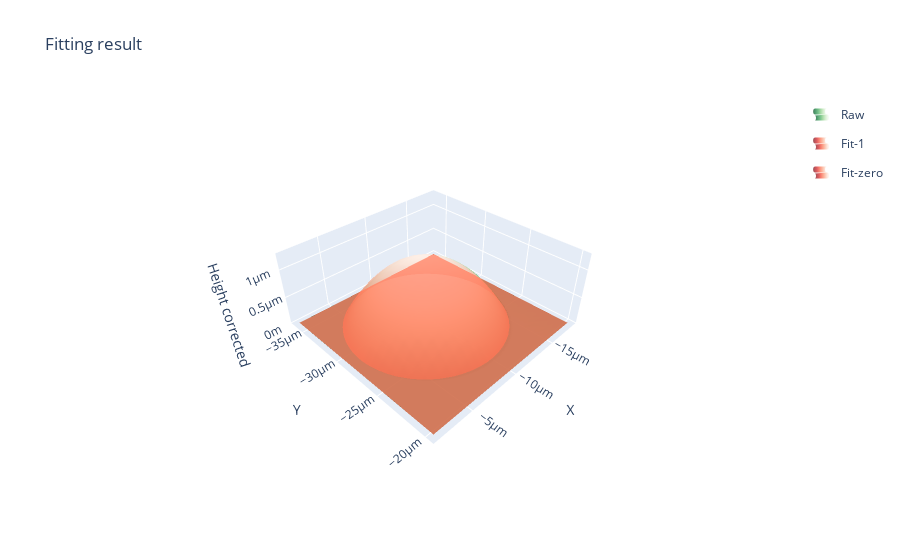

The cell this chart's notebook holds for it:
### Markdown cell above
## Get liquid drop properties

### Code cell
plt.close('all')
#drop analysis of AFM data
drop_df, img_anal, fig_list = wetting.get_drop_prop(afm_data, anal_data_h, output_paths[0])
drop_df['AFM file'] = img_file_paths[0]
for fig in fig_list:
    display(fig)
display(drop_df)
plt.close('all')

### Figure 1 — Plotly figure (JSON) as saved in the notebook; plotly's stock layout.template omitted (floating-point values rounded to 4 significant figures; data arrays with more than 128 entries replaced by an {"elided": "..."} marker saying what was removed)
{"data": [{"colorscale": [[0, "rgb(247,252,245)"], [0.125, "rgb(229,245,224)"], [0.25, "rgb(199,233,192)"], [0.375, "rgb(161,217,155)"], [0.5, "rgb(116,196,118)"], [0.625, "rgb(65,171,93)"], [0.75, "rgb(35,139,69)"], [0.875, "rgb(0,109,44)"], [1, "rgb(0,68,27)"]], "legendgroup": "Raw", "name": "Raw", "opacity": 0.7, "reversescale": true, "showlegend": true, "showscale": false, "type": "surface", "x": [-1.819e-05, -1.805e-05, -1.792e-05, -1.779e-05, -1.766e-05, -1.753e-05, -1.74e-05, -1.727e-05, -1.714e-05, -1.701e-05, -1.688e-05, -1.675e-05, -1.662e-05, -1.649e-05, -1.636e-05, -1.623e-05, -1.61e-05, -1.597e-05, -1.584e-05, -1.571e-05, -1.558e-05, -1.545e-05, -1.532e-05, -1.519e-05, -1.506e-05, -1.493e-05, -1.48e-05, -1.467e-05, -1.454e-05, -1.441e-05, -1.428e-05, -1.415e-05, -1.402e-05, -1.389e-05, -1.376e-05, -1.363e-05, -1.35e-05, -1.337e-05, -1.324e-05, -1.311e-05, -1.298e-05, -1.285e-05, -1.271e-05, -1.258e-05, -1.245e-05, -1.232e-05, -1.219e-05, -1.206e-05, -1.193e-05, -1.18e-05, -1.167e-05, -1.154e-05, -1.141e-05, -1.128e-05, -1.115e-05, -1.102e-05, -1.089e-05, -1.076e-05, -1.063e-05, -1.05e-05, -1.037e-05, -1.024e-05, -1.011e-05, -9.98e-06, -9.85e-06, -9.719e-06, -9.589e-06, -9.459e-06, -9.329e-06, -9.198e-06, -9.068e-06, -8.938e-06, -8.808e-06, -8.677e-06, -8.547e-06, -8.417e-06, -8.287e-06, -8.156e-06, -8.026e-06, -7.896e-06, -7.766e-06, -7.635e-06, -7.505e-06, -7.375e-06, -7.245e-06, -7.114e-06, -6.984e-06, -6.854e-06, -6.724e-06, -6.594e-06, -6.463e-06, -6.333e-06, -6.203e-06, -6.073e-06, -5.942e-06, -5.812e-06, -5.682e-06, -5.552e-06, -5.421e-06, -5.291e-06, -5.161e-06, -5.031e-06, -4.9e-06, -4.77e-06, -4.64e-06, -4.51e-06, -4.379e-06, -4.249e-06, -4.119e-06, -3.989e-06, -3.858e-06, -3.728e-06, -3.598e-06, -3.468e-06, -3.337e-06, -3.207e-06, -3.077e-06, -2.947e-06, -2.816e-06, -2.686e-06, -2.556e-06, -2.426e-06, -2.295e-06, -2.165e-06, -2.035e-06, -1.905e-06, -1.774e-06, -1.644e-06], "y": [-3.63e-05, -3.617e-05, -3.604e-05, -3.591e-05, -3.578e-05, -3.565e-05, -3.552e-05, -3.539e-05, -3.526e-05, -3.513e-05, -3.5e-05, -3.487e-05, -3.474e-05, -3.461e-05, -3.448e-05, -3.435e-05, -3.422e-05, -3.408e-05, -3.395e-05, -3.382e-05, -3.369e-05, -3.356e-05, -3.343e-05, -3.33e-05, -3.317e-05, -3.304e-05, -3.291e-05, -3.278e-05, -3.265e-05, -3.252e-05, -3.239e-05, -3.226e-05, -3.213e-05, -3.2e-05, -3.187e-05, -3.174e-05, -3.161e-05, -3.148e-05, -3.135e-05, -3.122e-05, -3.109e-05, -3.096e-05, -3.083e-05, -3.07e-05, -3.057e-05, -3.044e-05, -3.031e-05, -3.018e-05, -3.005e-05, -2.992e-05, -2.979e-05, -2.966e-05, -2.953e-05, -2.94e-05, -2.927e-05, -2.914e-05, -2.901e-05, -2.888e-05, -2.874e-05, -2.861e-05, -2.848e-05, -2.835e-05, -2.822e-05, -2.809e-05, -2.796e-05, -2.783e-05, -2.77e-05, -2.757e-05, -2.744e-05, -2.731e-05, -2.718e-05, -2.705e-05, -2.692e-05, -2.679e-05, -2.666e-05, -2.653e-05, -2.64e-05, -2.627e-05, -2.614e-05, -2.601e-05, -2.588e-05, -2.575e-05, -2.562e-05, -2.549e-05, -2.536e-05, -2.523e-05, -2.51e-05, -2.497e-05, -2.484e-05, -2.471e-05, -2.458e-05, -2.445e-05, -2.432e-05, -2.419e-05, -2.406e-05, -2.393e-05, -2.38e-05, -2.367e-05, -2.354e-05, -2.34e-05, -2.327e-05, -2.314e-05, -2.301e-05, -2.288e-05, -2.275e-05, -2.262e-05, -2.249e-05, -2.236e-05, -2.223e-05, -2.21e-05, -2.197e-05, -2.184e-05, -2.171e-05, -2.158e-05, -2.145e-05, -2.132e-05, -2.119e-05, -2.106e-05, -2.093e-05, -2.08e-05, -2.067e-05, -2.054e-05, -2.041e-05, -2.028e-05, -2.015e-05, -2.002e-05, -1.989e-05, -1.976e-05], "z": {"elided": "128x128 float values"}}, {"colorscale": [[0, "rgb(255,245,240)"], [0.125, "rgb(254,224,210)"], [0.25, "rgb(252,187,161)"], [0.375, "rgb(252,146,114)"], [0.5, "rgb(251,106,74)"], [0.625, "rgb(239,59,44)"], [0.75, "rgb(203,24,29)"], [0.875, "rgb(165,15,21)"], [1, "rgb(103,0,13)"]], "name": "Fit-1", "opacity": 0.7, "reversescale": true, "showlegend": true, "showscale": false, "type": "surface", "x": {"elided": "20x20 float values"}, "y": {"elided": "20x20 float values"}, "z": {"elided": "20x20 float values"}}, {"colorscale": [[0, "rgb(255,245,240)"], [0.125, "rgb(254,224,210)"], [0.25, "rgb(252,187,161)"], [0.375, "rgb(252,146,114)"], [0.5, "rgb(251,106,74)"], [0.625, "rgb(239,59,44)"], [0.75, "rgb(203,24,29)"], [0.875, "rgb(165,15,21)"], [1, "rgb(103,0,13)"]], "name": "Fit-zero", "opacity": 0.7, "reversescale": true, "showlegend": true, "showscale": false, "type": "surface", "x": {"elided": "20x20 float values"}, "y": {"elided": "20x20 float values"}, "z": {"elided": "20x20 int values"}}], "layout": {"autosize": true, "scene": {"aspectratio": {"x": 1, "y": 1, "z": 0.4}, "xaxis": {"ticksuffix": "m", "title": {"text": "X"}}, "yaxis": {"ticksuffix": "m", "title": {"text": "Y"}}, "zaxis": {"range": [-1.572e-09, 1.282e-06], "ticksuffix": "m", "title": {"text": "Height corrected"}}}, "title": {"text": "Fitting result"}}}
